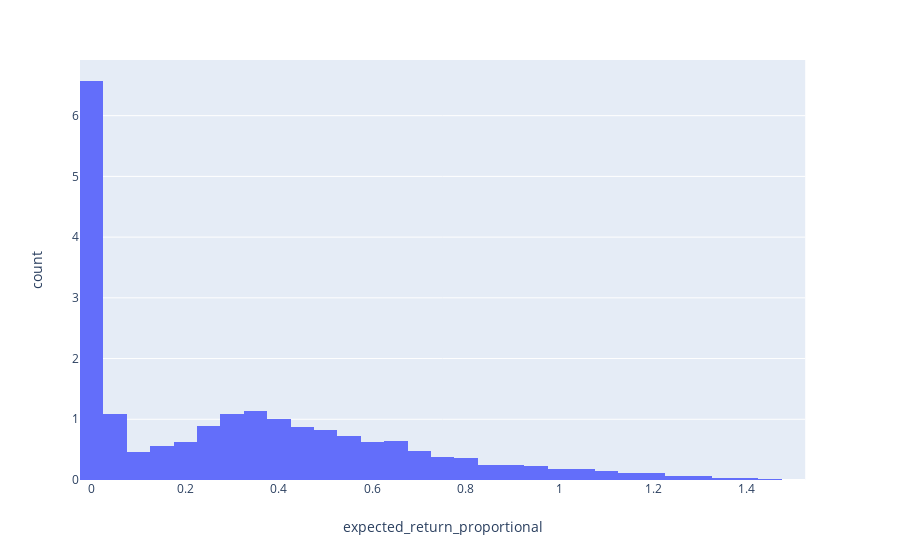

Notebook cell for this chart:
### Code cell
data_to_plot = returns.loc[returns['diff_real_bookmaker'] < 0]
fig = px.histogram(data_to_plot, x='expected_return_proportional', histnorm='probability density')
fig.show(config=plotly_config)

### Figure 1 — Plotly figure (JSON) as saved in the notebook; plotly's stock layout.template omitted (floating-point values rounded to 4 significant figures; data arrays with more than 128 entries replaced by an {"elided": "..."} marker saying what was removed)
{"data": [{"alignmentgroup": "True", "bingroup": "x", "histnorm": "probability density", "hoverlabel": {"namelength": 0}, "hovertemplate": "expected_return_proportional=%{x}<br>count=%{y}", "legendgroup": "", "marker": {"color": "#636efa"}, "name": "", "offsetgroup": "", "orientation": "v", "showlegend": false, "type": "histogram", "x": {"elided": "4800 float values"}, "xaxis": "x", "yaxis": "y"}], "layout": {"autosize": true, "barmode": "relative", "legend": {"tracegroupgap": 0}, "margin": {"t": 60}, "xaxis": {"anchor": "y", "autorange": true, "domain": [0, 0.98], "range": [-0.025, 1.525], "title": {"text": "expected_return_proportional"}, "type": "linear"}, "yaxis": {"anchor": "x", "autorange": true, "domain": [0, 1], "range": [0, 6.917], "title": {"text": "count"}}}}
